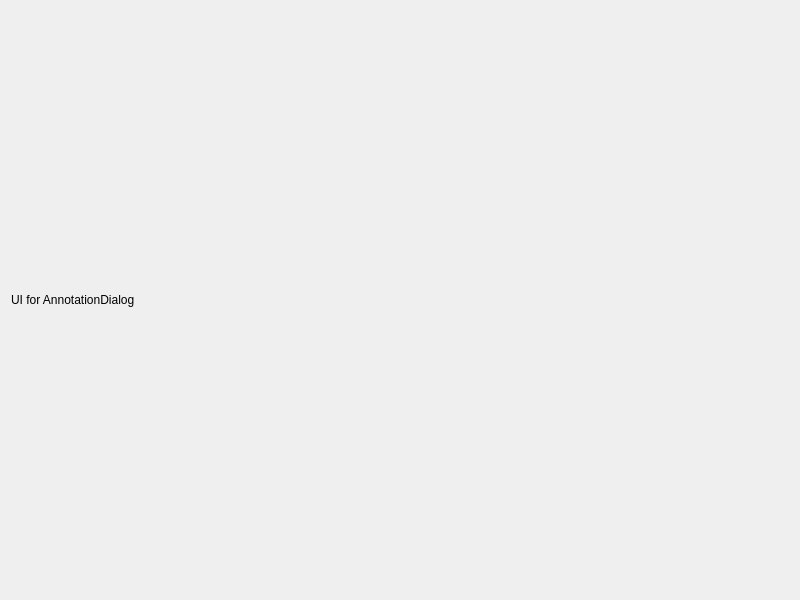
<?xml version="1.0" encoding="UTF-8"?>
<ui version="4.0">
 <class>AnnotationDialog</class>
 <widget class="QDialog" name="annotationDialog">
  <property name="geometry">
   <rect>
    <x>0</x>
    <y>0</y>
    <width>800</width>
    <height>600</height>
   </rect>
  </property>
  <property name="windowTitle">
   <string>Annotation Dialog</string>
  </property>
  <layout class="QVBoxLayout" name="verticalLayout">
   <item>
    <widget class="QLabel" name="label">
     <property name="text">
      <string>UI for AnnotationDialog</string>
     </property>
    </widget>
   </item>
  </layout>
 </widget>
 <resources/>
 <connections/>
</ui>
